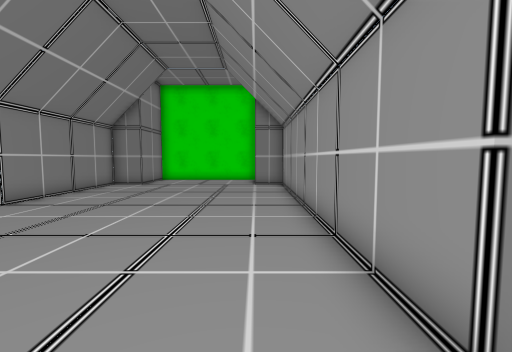
View 1 (above)

16 first-person views from a walk through a 3-D level made in the Unity game engine. The camera is 1.4 m above the floor, tilts 4° down and sees 90° across. The floor is counted in squares, 1 m on a side. Each view is taken from the middle of a square. On the plan, view 1 faces up. The plan holds only what a view shows up to about 13 squares ahead; the rest is blank. The place goes on beyond the plan.

View 2
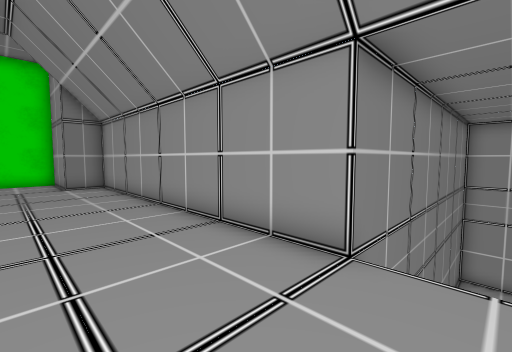

View 3
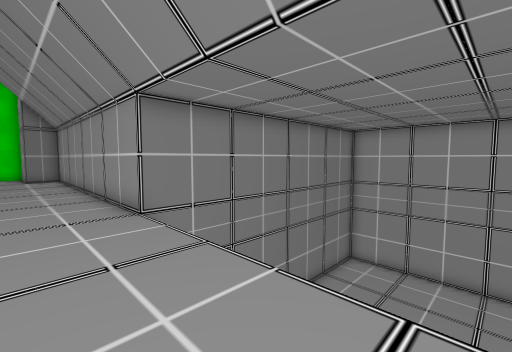

View 4
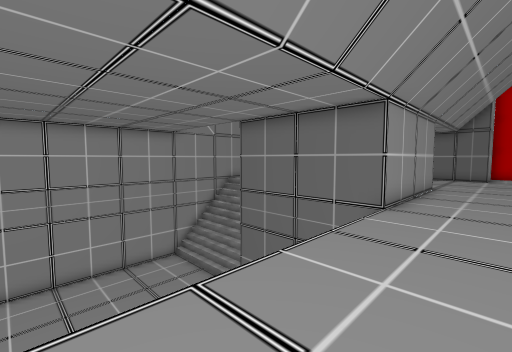

View 5
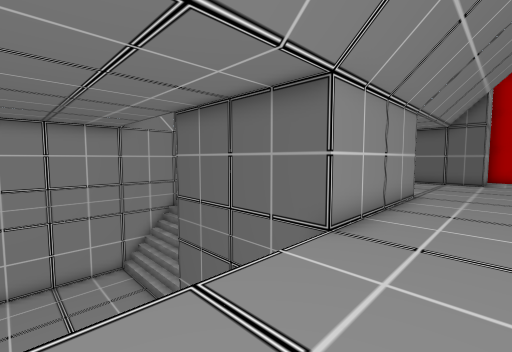

View 6
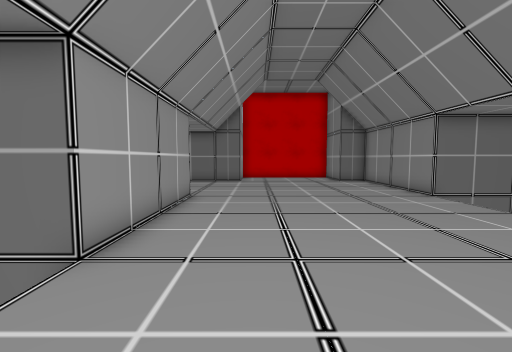

View 7
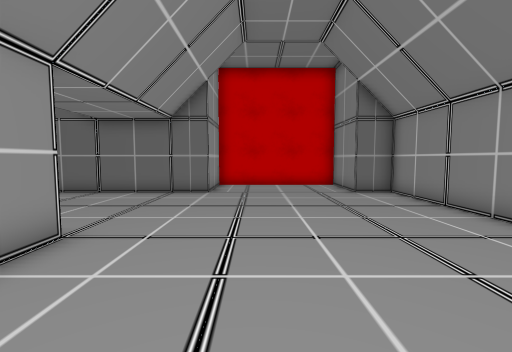

View 8
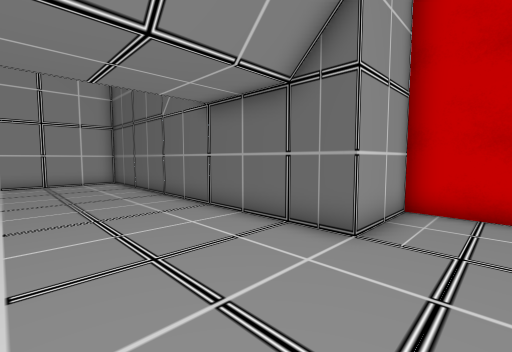

View 9
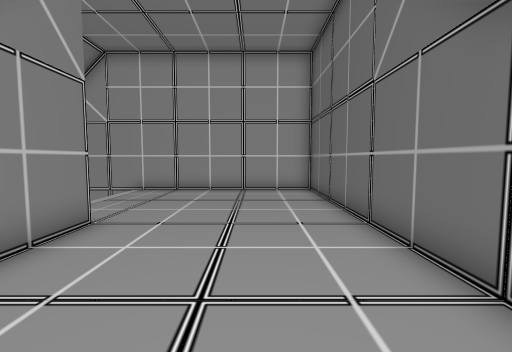

View 10
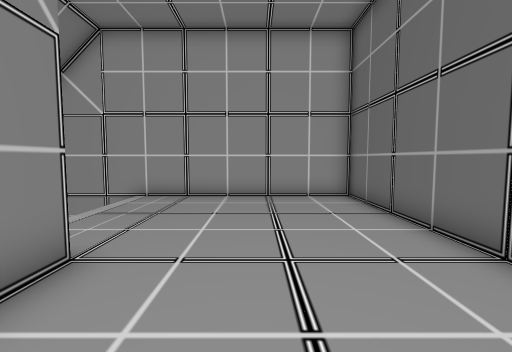

View 11
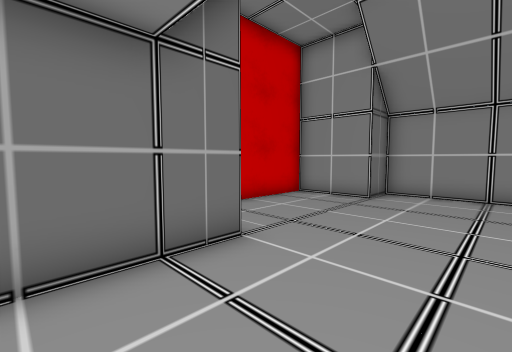

View 12
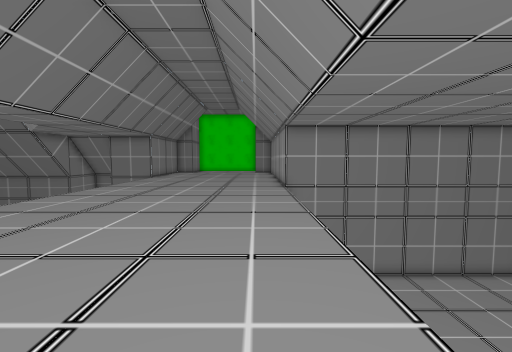

View 13
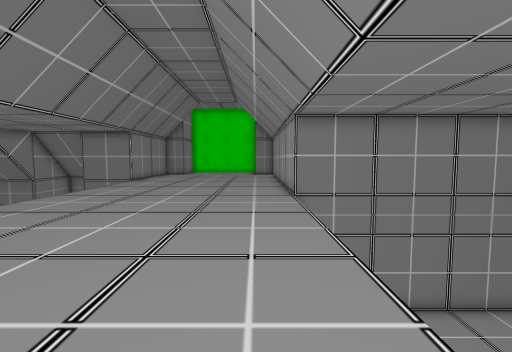

View 14
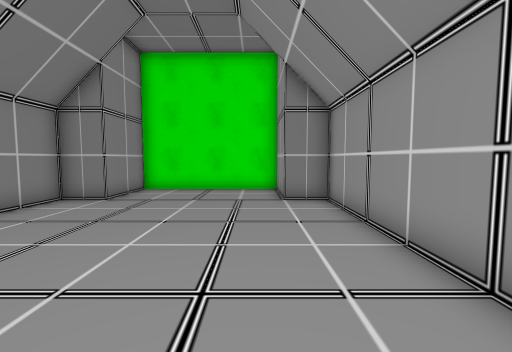

View 15
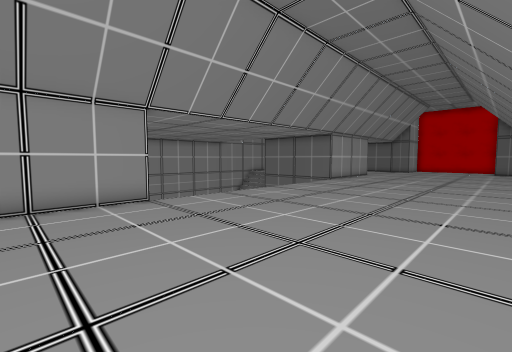

View 16
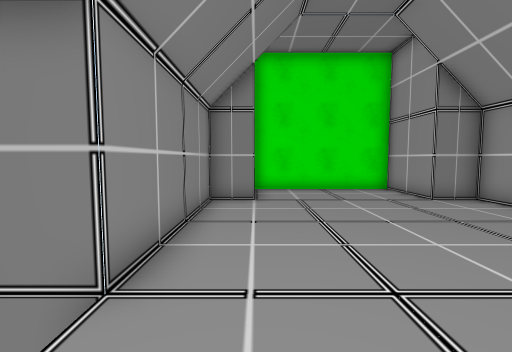

### Floor plan
Key: @ floor where view 1 was taken; # wall or solid block; . main floor; - floor 4.5 m lower than the main floor; / step, stairs or slope.
Columns run from 8 left of view 1 to 14 right of it. Each row starts with its distance up from view 1.
 17   #######
 16   #.....#
 15   #.....#
 14 ###.....###
 13 #.........#
 12 #.........#
 11 #.........#
 10 #.........#
  9 #.........#
  8 #.........#
  7  .........#
  6   ........#
  5  .........#
  4  .........#
  3  .........#
  2  .........#  ##########
  1  .........    --------#
  0  .......@.    --------#
 -1  .........    --------#
 -2  .........    --------#
 -3  .........    --------#
 -4  .........    --------#
 -5  .........       -----#
 -6  .........       -----#
 -7  .........       -----#
 -8  .........       -----#
 -9  .........       -----#
-10  .........       -----#
-11  .........#    #///// #
-12  .........#       // /#
-13  .........#          /#
-14  .........#          /#
-15  .........#      .....#
-16  .........#   ##......#
-17 #.......... ..........#
-18 #.....................#
-19 #.....................#
-20 #.....................#
-21 #.....................#
-22 #.....................#
-23 ###.....###############
-24   #.....#
-25   #.....#
-26   #######

Positions as (right, up) in squares from view 1, and headings:
1: (0, 0), facing up
2: (-2, 0), facing up-right
3: (-1, -5), facing up-right
4: (-1, -3), facing down-right
5: (-1, -6), facing down-right
6: (-1, -7), facing down
7: (-2, -12), facing down
8: (-2, -18), facing down-right
9: (2, -20), facing right
10: (4, -19), facing right
11: (3, -19), facing down-left
12: (0, -11), facing up
13: (0, -8), facing up
14: (-1, 5), facing up
15: (-7, 5), facing down-right
16: (-6, 5), facing up
